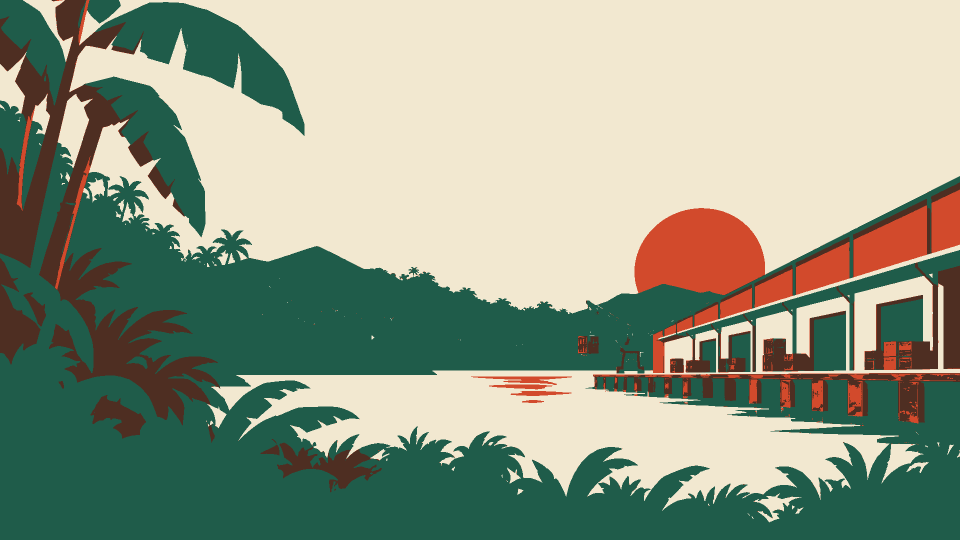
#> input picture apps/GoBanandit/design/style_frame/bg_base.png, 1920 x 1080 px, found by its file name (shown at 1/2 size)
$ python build_background_bloom.py
#> lines starting #> are read from the running program, lines starting #| are printed output that depends on the picture; after the words box and inside, x2 and y2 are one past the last pixel; in counts of white or black regions, pixels touching at a corner belong together
#!/usr/bin/env python3
"""Light the neon in the background art.

    python design/build_background_bloom.py            # write design/_bg + a strip
    python design/build_background_bloom.py --install  # ...and overwrite the shipped PNGs

The delivered backgrounds are flat vector: correct composition, correct values,
and every neon sign is a flat coloured shape with no light coming off it.
Measured against the set they replaced, their edge density is 4.9 against 10-15
— less than half the detail — which is what "flat" means numerically.

A bloom pass is the cheapest way to buy back the difference, and it is the right
one for this art specifically: a neon tube in the real world IS a bright line
plus a halo, and the halo is the only part missing. Extract what is already
bright, blur it wide, and screen it back over the plate. Nothing is repainted;
the drawing stays exactly where it was.

Two passes rather than one, because a single radius reads as fog: a tight one
gives the tube its own edge glow, a wide one gives the scene its atmosphere.

Idempotent by keeping the originals aside on the first run — blooming an
already-bloomed plate compounds and washes the whole image out.
"""
from __future__ import annotations
import argparse, os, shutil, sys
from PIL import Image, ImageFilter, ImageChops

ROOT = os.path.dirname(os.path.dirname(os.path.abspath(__file__)))
SRC = os.path.join(ROOT, 'static/assets/sprites/hotMiamiBackground')
KEEP = os.path.join(ROOT, 'design/_bg/original')
OUT = os.path.join(ROOT, 'design/_bg')

# Only pixels brighter than this contribute. High, because the point is to light
# the NEON — the lit windows, the tube outlines, the sun — and not to raise the
# whole plate. 150 keeps the mid-purple sky out of it.
THRESHOLD = 150
# 2026-08-26: dialled back from 12/0.85 + 60/0.5. At that strength the wide pass
# screened a halo over everything bright and the city's hard vector edges went
# soft — which is the opposite of what this art needs. It is already short on
# detail (edge density 4.9 against 10-15 for the set it replaced); a bloom that
# eats edges spends the little there is.
TIGHT_RADIUS, TIGHT_GAIN = 8, 0.6
WIDE_RADIUS, WIDE_GAIN = 40, 0.28


def bloom(im: Image.Image) -> Image.Image:
    grey = im.convert('L')
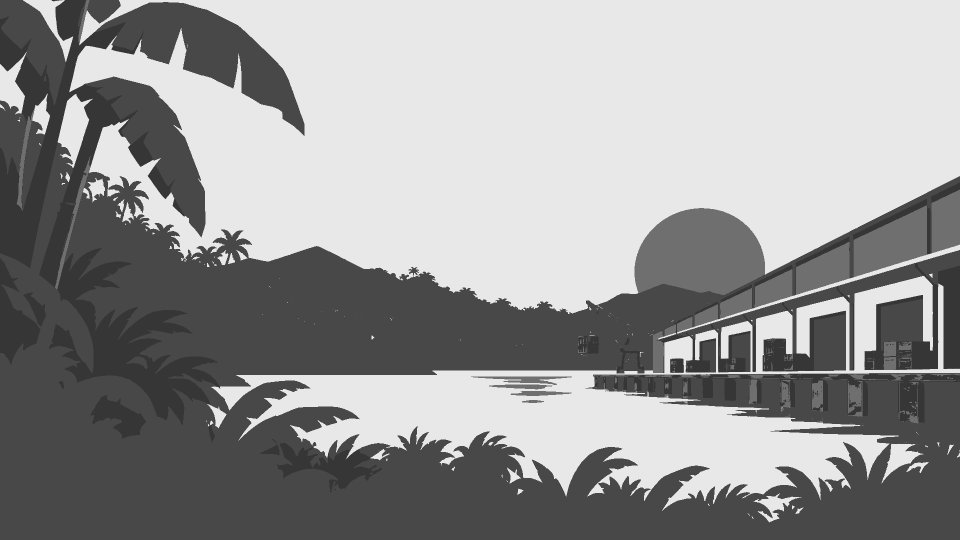
#> grey: PIL image 1920x1080 L (shown at 1/2 size); min 54, max 232, mean 151.1
    # Keep the colour of what is glowing: mask the original by its own
    # brightness, so a cyan tube blooms cyan and a gold window blooms gold.
    mask = grey.point(lambda v: 0 if v < THRESHOLD else min(255, int((v - THRESHOLD) * 255 / (255 - THRESHOLD))))
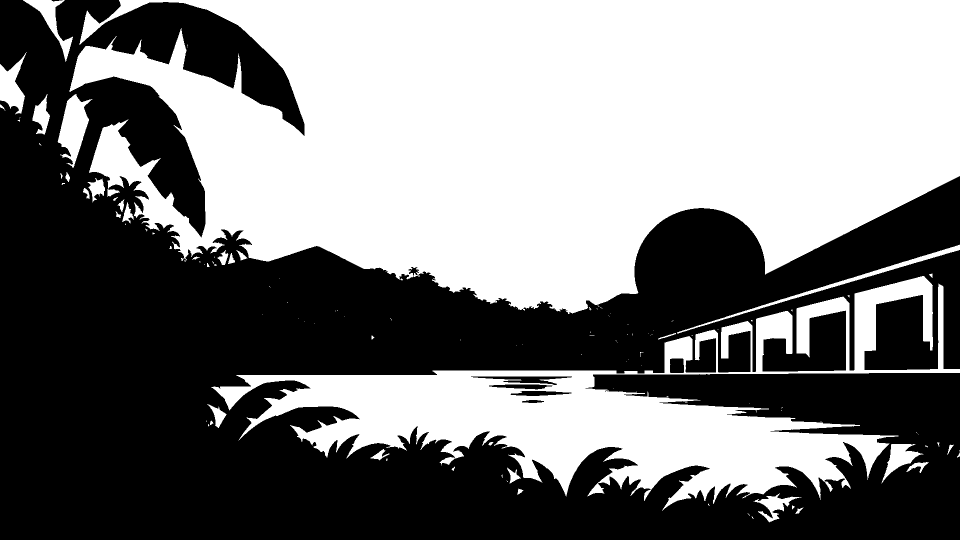
#> mask: PIL image 1920x1080 L (shown at 1/2 size); values 0 (black) and 199 (white), 49.3% white; 130 white regions (90 under 20 px), largest, box (x1, y1, x2, y2) and area: (139, 0, 1920, 628) 793266, (422, 552, 1920, 1021) 202556, (115, 188, 185, 336) 5124
    lit = Image.new('RGB', im.size, (0, 0, 0))
#> lit: PIL image 1920x1080 RGB; every value is 0
    lit.paste(im, mask=mask)
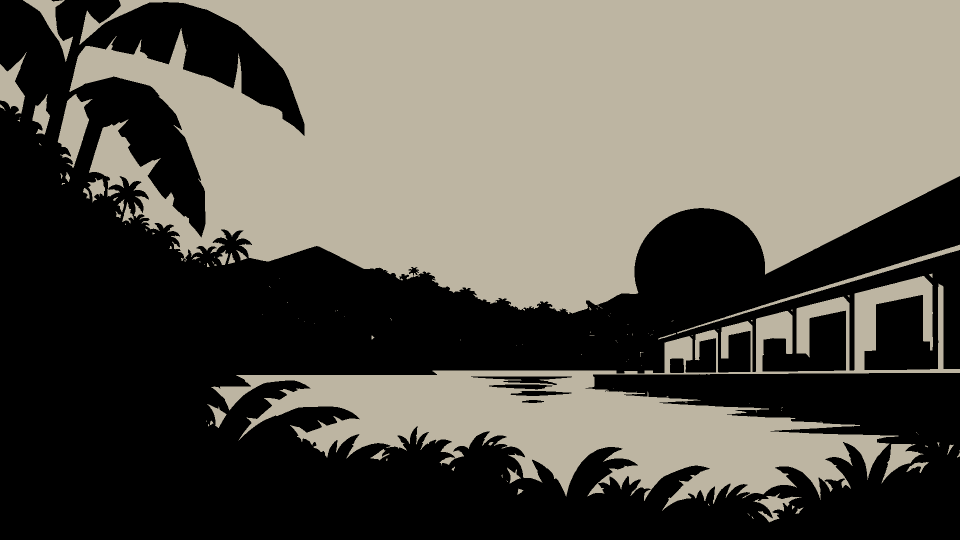
#> lit: PIL image 1920x1080 RGB (shown at 1/2 size); mean R, G, B 93.1, 89.2, 79.8

    out = im
    for radius, gain in ((TIGHT_RADIUS, TIGHT_GAIN), (WIDE_RADIUS, WIDE_GAIN)):
        halo = lit.filter(ImageFilter.GaussianBlur(radius))
        halo = Image.eval(halo, lambda v: int(v * gain))
        out = ImageChops.screen(out, halo)
#> this loop made 2 passes
#> pass 1, in bloom, `halo = lit.filter(ImageFilter.GaussianBlur(radius))`:
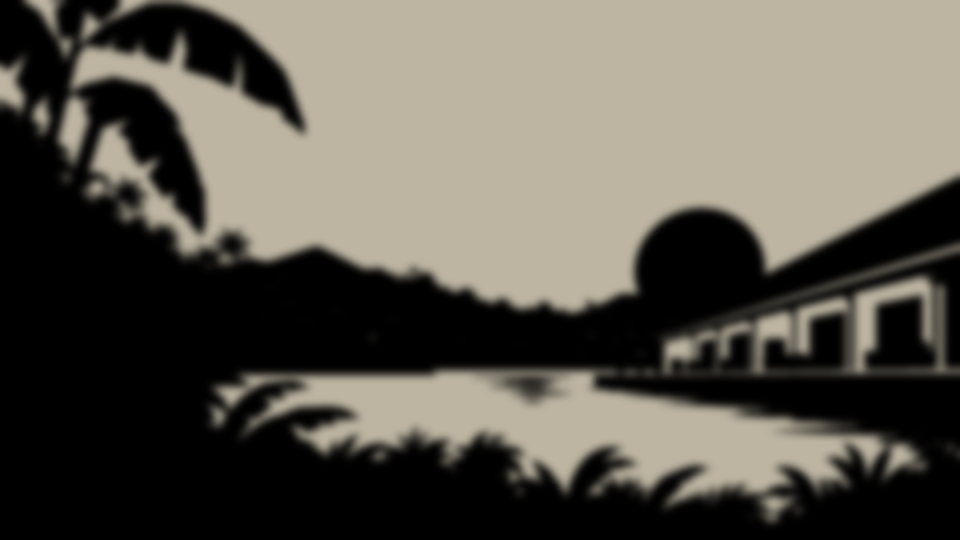
#> halo: PIL image 1920x1080 RGB (shown at 1/2 size); mean R, G, B 93.1, 89.2, 79.8
#> pass 1, in bloom, `halo = Image.eval(halo, lambda v: int(v * gain))`:
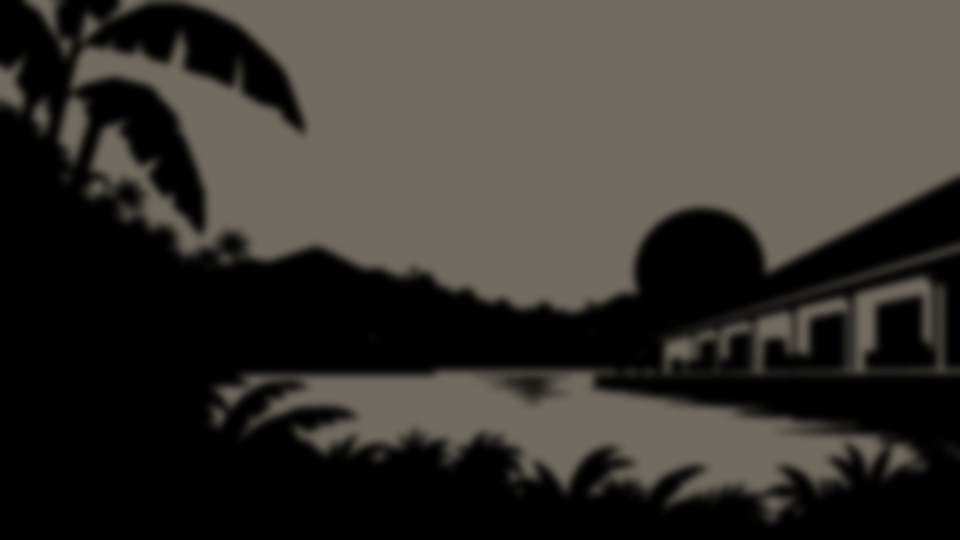
#> halo: PIL image 1920x1080 RGB (shown at 1/2 size); mean R, G, B 55.6, 53.2, 47.7
#> pass 1, in bloom, `out = ImageChops.screen(out, halo)`:
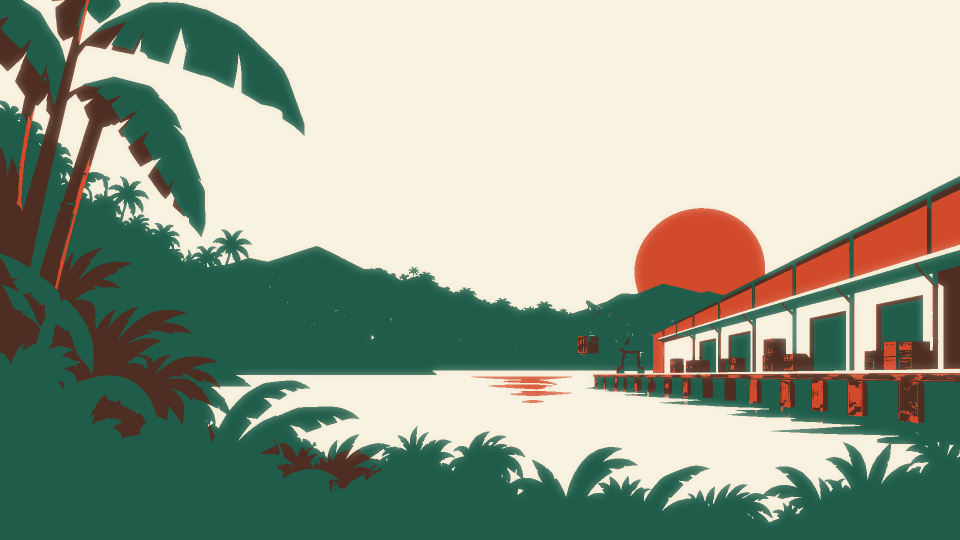
#> out: PIL image 1920x1080 RGB (shown at 1/2 size); mean R, G, B 151.7, 163.3, 146
#> pass 2, in bloom, `halo = lit.filter(ImageFilter.GaussianBlur(radius))`:
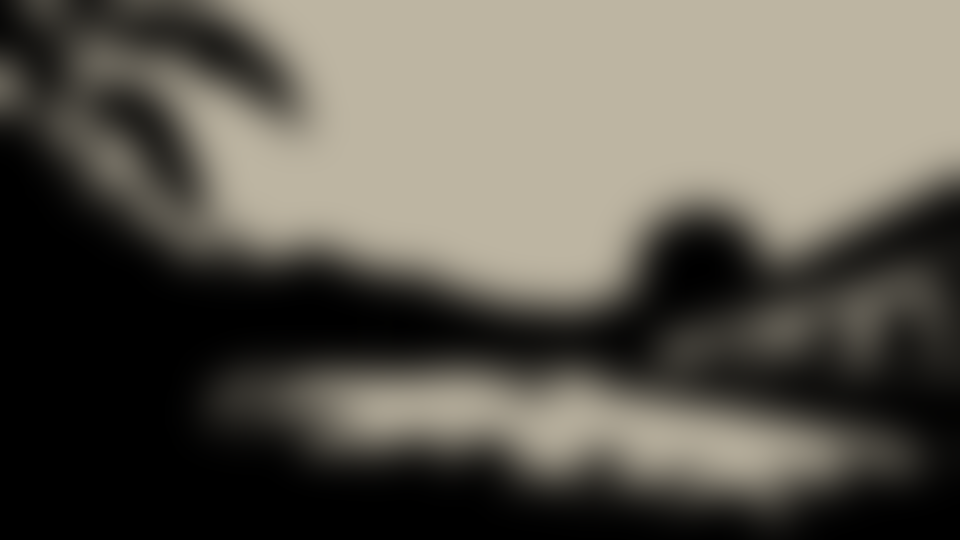
#> halo: PIL image 1920x1080 RGB (shown at 1/2 size); mean R, G, B 93.2, 89.3, 79.9
    return out


def main() -> int:
    ap = argparse.ArgumentParser()
    ap.add_argument('--install', action='store_true')
    args = ap.parse_args()

    os.makedirs(KEEP, exist_ok=True)
    made = []
    for name in ('bg_base.png', 'bg_feature.png', 'bg_epic.png'):
        kept = os.path.join(KEEP, name)
        if not os.path.exists(kept):
            shutil.copy2(os.path.join(SRC, name), kept)
        before = Image.open(kept).convert('RGB')
        after = bloom(before)
        after.save(os.path.join(OUT, name))
        made.append((name, before, after))
        b = sum(before.convert('L').getdata()) / (before.width * before.height)
#> b = 151.1
        a = sum(after.convert('L').getdata()) / (after.width * after.height)
#> a = 161.8
        print(f'   {name:<16} brightness {b:5.1f} -> {a:5.1f}')
#|    bg_base.png      brightness 151.1 -> 161.8

    strip = Image.new('RGB', (960, 270 * len(made)), (0, 0, 0))
    for i, (_, before, after) in enumerate(made):
        strip.paste(before.resize((480, 270), Image.LANCZOS), (0, i * 270))
        strip.paste(after.resize((480, 270), Image.LANCZOS), (480, i * 270))
    strip.save(os.path.join(OUT, '_compare.png'))
    print(f'wrote {os.path.relpath(os.path.join(OUT, "_compare.png"), ROOT)} (left: flat, right: bloomed)')

    if args.install:
        for name, _, after in made:
            after.save(os.path.join(SRC, name))
        print(f'installed 3 backgrounds -> {os.path.relpath(SRC, ROOT)}')
    return 0


if __name__ == '__main__':
#> (the run stopped early here; a loop or call above may not have finished)
